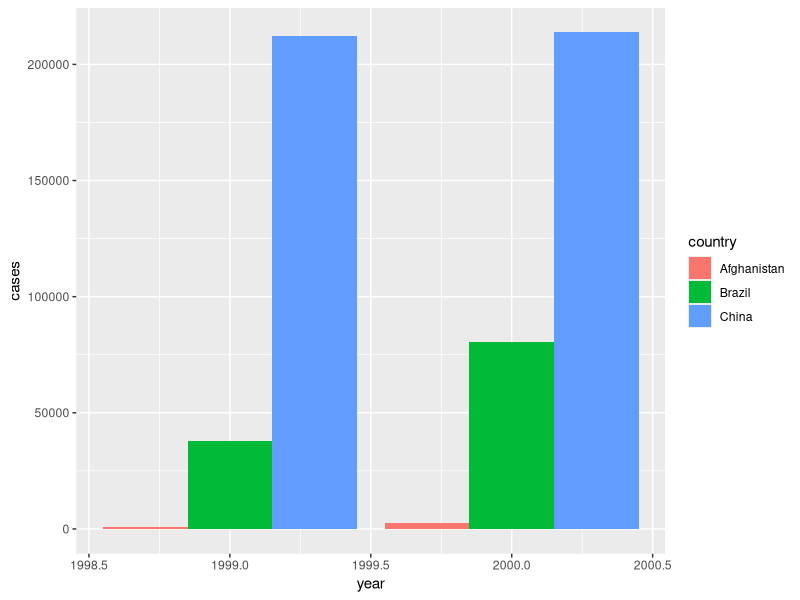

Reproduce this figure in R.

# library packages ========================================================
library(tidyverse)

# 12.2 Tidy data ==========================================================
# what's tidy data?
# Each variable must have its own column.
# Each observation must have its own row.
# Each value must have its own cell.
table1
table2
table3
table4a
table4b

table1 %>% 
  mutate(rate = cases / population * 10000)

table1 %>% 
  count(year, wt = cases)

ggplot(table1) + 
  geom_bar(aes(year, cases, fill = country), 
           stat = 'identity', 
           position = 'dodge')

# 12.3 spreading and gathering

























